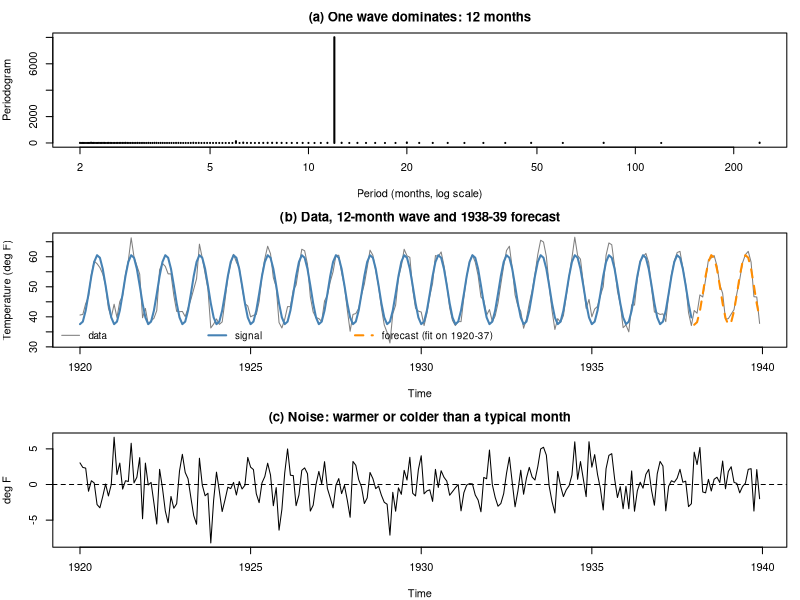

The R script that drew this image:
## ---- chunk 1
x <- nottem
t <- 1:length(x)

P <- spec.pgram(as.numeric(x), taper = 0, detrend = FALSE, plot = FALSE)
top <- order(P$spec, decreasing = TRUE)[1:3]
knitr::kable(data.frame(period_months = round(1 / P$freq[top], 1),
                        share_of_variation = paste0(round(100 * P$spec[top] / sum(P$spec), 1), "%")),
             caption = "The three tallest bars in the periodogram")
## ---- chunk 2
fit <- lm(x ~ cos(2 * pi * t / 12) + sin(2 * pi * t / 12))
b <- coef(fit)
amp       <- sqrt(b[2]^2 + b[3]^2)
peak_mon  <- (atan2(b[3], b[2]) / (2 * pi) * 12) %% 12   # t = 1 is January
round(c(mean = unname(b[1]), amplitude = unname(amp), peak_month = unname(peak_mon), R2 = summary(fit)$r.squared), 2)
## ---- chunk 3
signal <- ts(fitted(fit), start = 1920, frequency = 12)
noise  <- ts(resid(fit),  start = 1920, frequency = 12)
c(sd_signal = sd(signal), sd_noise = sd(noise))
## ---- chunk 4
#| fig-height: 8
#| fig-width: 8
par(mfrow = c(3, 1), mar = c(4, 4, 2.5, 1))

# (a) periodogram
plot(1 / P$freq, P$spec, type = "h", lwd = 2, log = "x", xlab = "Period (months, log scale)",
     ylab = "Periodogram", main = "(a) One wave dominates: 12 months")

# (b) data, signal, and a forecast checked against held-out data
train <- window(x, end = c(1937, 12)); tt <- 1:length(train)
fit_tr <- lm(train ~ cos(2 * pi * tt / 12) + sin(2 * pi * tt / 12))
fc <- ts(predict(fit_tr, newdata = data.frame(tt = 217:240)), start = 1938, frequency = 12)
plot(x, col = "grey50", ylab = "Temperature (deg F)", main = "(b) Data, 12-month wave and 1938-39 forecast")
lines(window(signal, end = c(1937, 12)), col = "steelblue", lwd = 2)
lines(fc, col = "darkorange", lwd = 2, lty = 2)
legend("bottomleft", c("data", "signal", "forecast (fit on 1920-37)"),
       col = c("grey50", "steelblue", "darkorange"), lty = c(1, 1, 2), lwd = c(1, 2, 2),
       bty = "n", horiz = TRUE, cex = 0.9)

# (c) noise
plot(noise, ylab = "deg F", main = "(c) Noise: warmer or colder than a typical month")
abline(h = 0, lty = 2)

rmse <- c(wave = sqrt(mean((window(x, start = 1938) - fc)^2)),
          mean_only = sqrt(mean((window(x, start = 1938) - mean(train))^2)))
